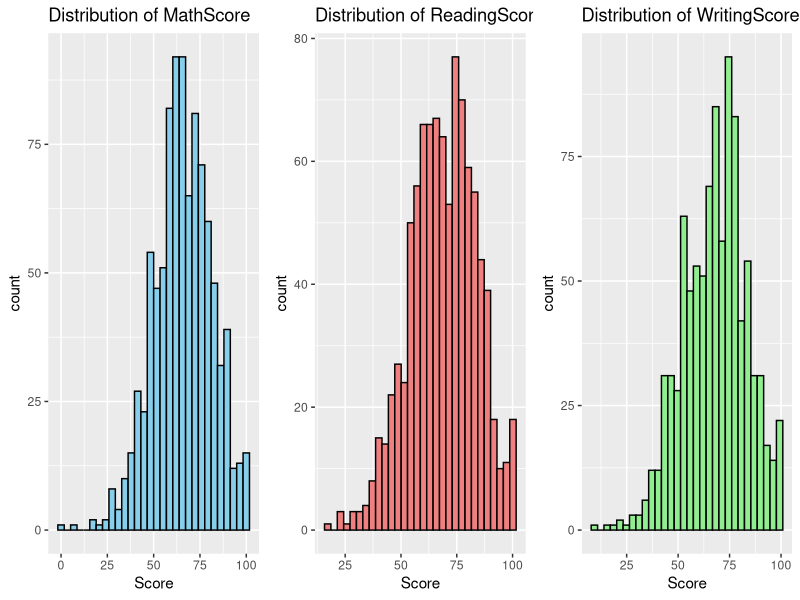
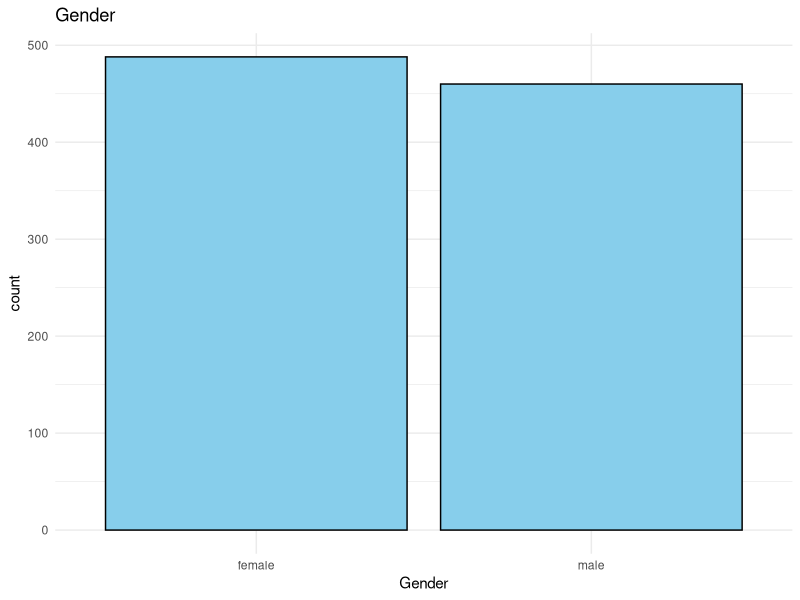
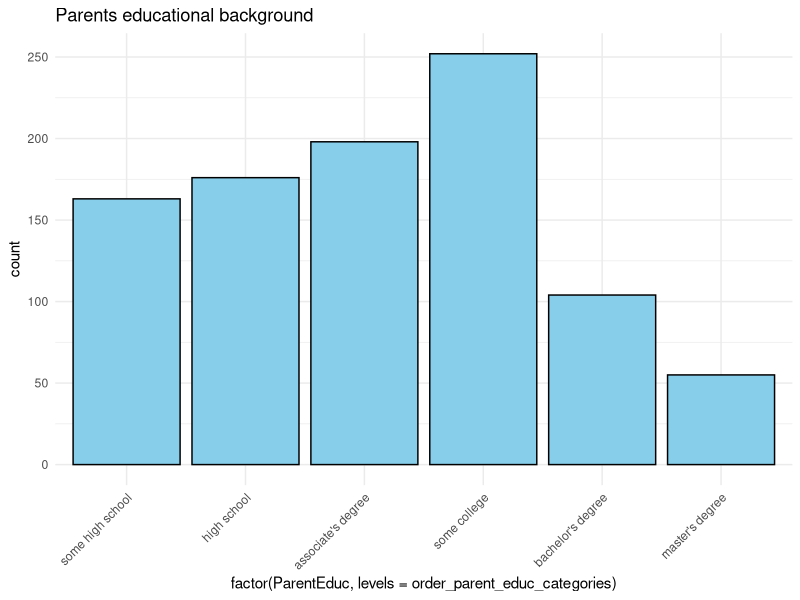
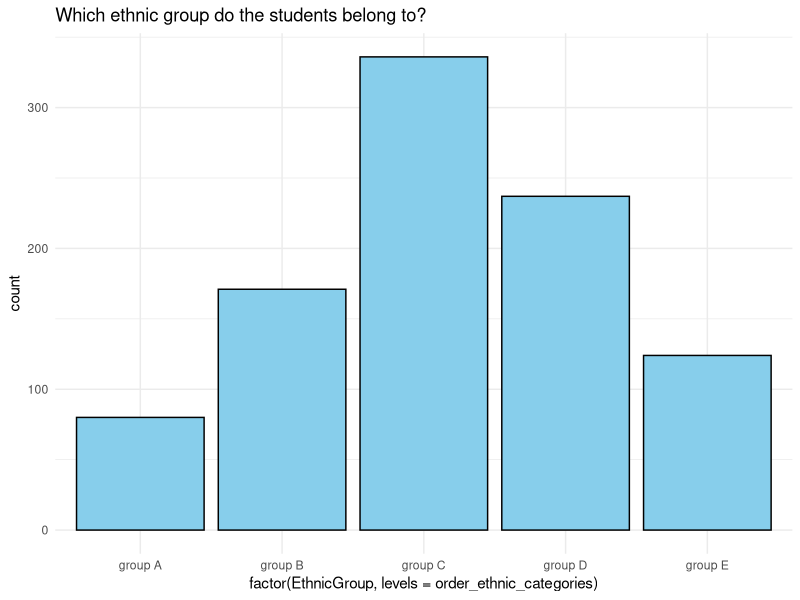

These charts were generated, in order, by the following R code:
## ---- chunk 1
library(tidyverse)
library(lubridate)
library(readr) 
library("ggplot2") 
library("dplyr")
library(xts)
library("lubridate")
library("RColorBrewer")
library("ggthemes")
library(gridExtra)

data <- read_csv("./Project_1_data.csv")

for (column in colnames(data)) {
  num_distinct_values <- length(unique(data[[column]]))
  print(paste(column, ":", num_distinct_values, "distinct values"))
}

library(ggplot2)
## ---- chunk 2
# Create a ggplot for the distribution of MathScore
plot_math <- ggplot(data, aes(x = MathScore)) +
  geom_histogram(fill = "skyblue", color = "black", bins = 30) +
  labs(title = "Distribution of MathScore", x = "Score")

# Create a ggplot for the distribution of ReadingScore
plot_reading <- ggplot(data, aes(x = ReadingScore)) +
  geom_histogram(fill = "lightcoral", color = "black", bins = 30) +
  labs(title = "Distribution of ReadingScore", x = "Score")

# Create a ggplot for the distribution of WritingScore
plot_writing <- ggplot(data, aes(x = WritingScore)) +
  geom_histogram(fill = "lightgreen", color = "black", bins = 30) +
  labs(title = "Distribution of WritingScore", x = "Score")

grid.arrange(plot_math, plot_reading, plot_writing, ncol = 3)

ggtitle("Distribution of the test scores")
## ---- chunk 3
data_cleaned <- apply(data, 2, function(x) ifelse(is.na(x), names(sort(table(x), decreasing = TRUE)[1]), x))

null_val <- sum(is.na(data_cleaned))

if (null_val > 0) {
  print(paste('Try imputing again, there are', null_val, 'null values remaining in the dataset'))
} else {
  print('Congratulations! You have successfully imputed all the null values in the dataset.')
}
## ---- chunk 4
data_cleaned <- data.frame(data_cleaned)

order_parent_educ_categories <- c('some high school', 'high school', "associate's degree", 'some college', "bachelor's degree", "master's degree")

order_ethnic_categories <- c('group A', 'group B', 'group C', 'group D', 'group E')

data_cleaned <- data_cleaned %>% 
  mutate(Gender = as.factor(Gender), 
         MathScore = as.integer(MathScore), 
         ReadingScore = as.integer(ReadingScore), 
         WritingScore = as.integer(WritingScore),
         ParentEduc = factor(ParentEduc, levels = order_parent_educ_categories, ordered = TRUE), 
         EthnicGroup = factor(EthnicGroup, levels = order_ethnic_categories, ordered = TRUE))

## ---- chunk 5
ggplot(data_cleaned, aes(x = Gender)) +
  geom_bar(fill = "skyblue", color = "black") +
  labs(title = "Gender") +
  theme_minimal()
## ---- chunk 6
mean_scores <- data_cleaned %>%
  group_by(Gender) %>%
  summarise(
    Mean_MathScore = mean(MathScore),
    Mean_ReadingScore = mean(ReadingScore),
    Mean_WritingScore = mean(WritingScore)
  )

print(mean_scores)
## ---- chunk 7
order_parent_educ_categories <- c('some high school', 'high school', "associate's degree", 'some college', "bachelor's degree", "master's degree")

ggplot(data_cleaned, aes(x = factor(ParentEduc, levels = order_parent_educ_categories))) +
  geom_bar(fill = "skyblue", color = "black") +
  labs(title = "Parents educational background") +
  theme_minimal() +
  theme(axis.text.x = element_text(angle = 45, hjust = 1))  # Rotate x-axis labels
## ---- chunk 8
val_cnt <- as.data.frame(table(data_cleaned$ParentEduc))
val_cnt_norm <- prop.table(table(data_cleaned$ParentEduc)) * 100

val_cnt
val_cnt_norm <- as.data.frame(val_cnt_norm)
val_cnt_norm

mean_score_summary <- data_cleaned%>%
  group_by(ParentEduc) %>%
  summarise_all(mean) %>% 
  select(ParentEduc,MathScore, ReadingScore, WritingScore)

mean_score_summary
## ---- chunk 9
order_ethnic_categories <- c('group A', 'group B', 'group C', 'group D', 'group E')

ggplot(data_cleaned, aes(x = factor(EthnicGroup, levels = order_ethnic_categories))) +
  geom_bar(fill = "skyblue", color = "black") +
  labs(title = "Which ethnic group do the students belong to?") +
  theme_minimal()
## ---- chunk 10
val_cnt <- as.data.frame(table(data_cleaned$EthnicGroup))
val_cnt_norm <- prop.table(table(data_cleaned$EthnicGroup)) * 100

val_cnt
val_cnt_norm <- as.data.frame(val_cnt_norm)
val_cnt_norm

mean_score_summary <- data_cleaned%>%
  group_by(EthnicGroup) %>%
  summarise_all(mean) %>% 
  select(EthnicGroup ,MathScore, ReadingScore, WritingScore)

mean_score_summary
